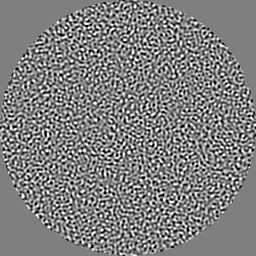
#> input picture freq_anchor_eval/anchor_delta.png, 256 x 256 px; the run also reads 1 picture not shown here
$ python eval_polar_sync.py --image freq_anchor_eval/anchor_delta.png --image-dir freq_anchor_eval   (older library calls are emulated)
#> lines starting #> are read from the running program, lines starting #| are printed output that depends on the picture
### eval_freq_anchor.py
"""Standalone baseline evaluation for pixel-frequency rotation anchors.

This script is deliberately minimal and independent of diffusion code. If an
image is provided, it treats that image as the already generated watermarked
image ``x_w``. Otherwise it creates a deterministic synthetic RGB image so the
frequency-anchor pipeline can be smoke-tested end to end.
"""

from __future__ import annotations

import argparse
import csv
import inspect
import math
import os
import importlib
from pathlib import Path
from typing import Callable, Dict, List, Optional, Sequence, Tuple

os.environ.setdefault("MPLCONFIGDIR", "/tmp/matplotlib")

import matplotlib

matplotlib.use("Agg")
import matplotlib.pyplot as plt
import numpy as np
from PIL import Image
from skimage.metrics import peak_signal_noise_ratio, structural_similarity

from freq_anchor import (
    bandpass_2d,
    bandpass_y_channel,
    detect_rotation_angle,
    embed_anchor_rgb,
    make_anchor_template,
    ncc,
    remove_anchor_rgb,
    rotate_image_keep_size,
)


CSV_FIELDS = [
    "image_id",
    "alpha",
    "rmin",
    "rmax",
    "theta_gt",
    "theta_hat",
    "angle_error",
    "ncc_score",
    "psnr_sync",
    "ssim_sync",
    "vae_mse_sync",
    "vae_cos_sync",
    "zt_mse_sync",
    "zt_cos_sync",
    "base_score",
    "oracle_score",
    "anchorsync_score",
    "anchorsync_remove_score",
    "anchor_base_score",
    "anchor_oracle_score",
    "anchor_sync_score",
    "anchor_remove_score",
    "alpha_hat",
]

SUMMARY_FIELDS = [
    "alpha",
    "mean_angle_error",
    "max_angle_error",
    "failure_rate_error_gt_1deg",
    "failure_rate_error_gt_3deg",
    "mean_psnr_sync",
    "mean_ssim_sync",
    "mean_anchor_oracle_score",
    "mean_anchor_sync_score",
    "mean_anchor_remove_score",
    "mean_vae_mse_sync",
    "mean_vae_cos_sync",
]

IMAGE_EXTENSIONS = {".png", ".jpg", ".jpeg"}

_SSIM_HAS_CHANNEL_AXIS = "channel_axis" in inspect.signature(structural_similarity).parameters
_PIL_BICUBIC = getattr(getattr(Image, "Resampling", Image), "BICUBIC", Image.BICUBIC)


def parse_float_list(text: str) -> List[float]:
    return [float(item.strip()) for item in text.split(",") if item.strip()]


def load_rgb_image(path: Path, size: Optional[int] = None) -> np.ndarray:
#> called with size = 512
    img = Image.open(path).convert("RGB")
    if size is not None:
        img = img.resize((size, size), _PIL_BICUBIC)
#> img: PIL image 512x512 RGB
    return (np.asarray(img).astype(np.float32) / 255.0).clip(0.0, 1.0)


def collect_inputs(args: argparse.Namespace) -> List[Tuple[str, np.ndarray]]:
    resize_size = None if args.no_resize else args.size
    if args.image_dir:
        image_dir = Path(args.image_dir)
        paths = sorted(
            path for path in image_dir.iterdir() if path.suffix.lower() in IMAGE_EXTENSIONS
        )
        if not paths:
            raise ValueError(f"No png/jpg/jpeg images found in {image_dir}")
        return [(path.stem, load_rgb_image(path, size=resize_size)) for path in paths]
#> call 2 of load_rgb_image, with size = 512
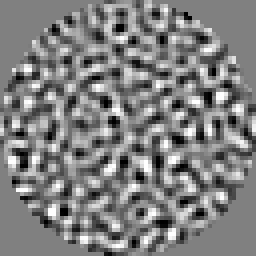
#> input picture freq_anchor_eval/anchor_delta_synthetic.png, 64 x 64 px (shown 4 times larger)
#> in load_rgb_image (call 2), `img = img.resize((size, size), _PIL_BICUBIC)`:
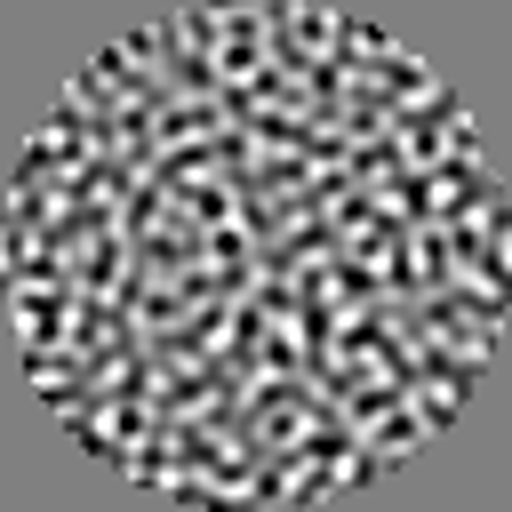
#> img: PIL image 512x512 RGB; min 0, max 255, mean 127.9
#> call 3 of load_rgb_image, with size = 512
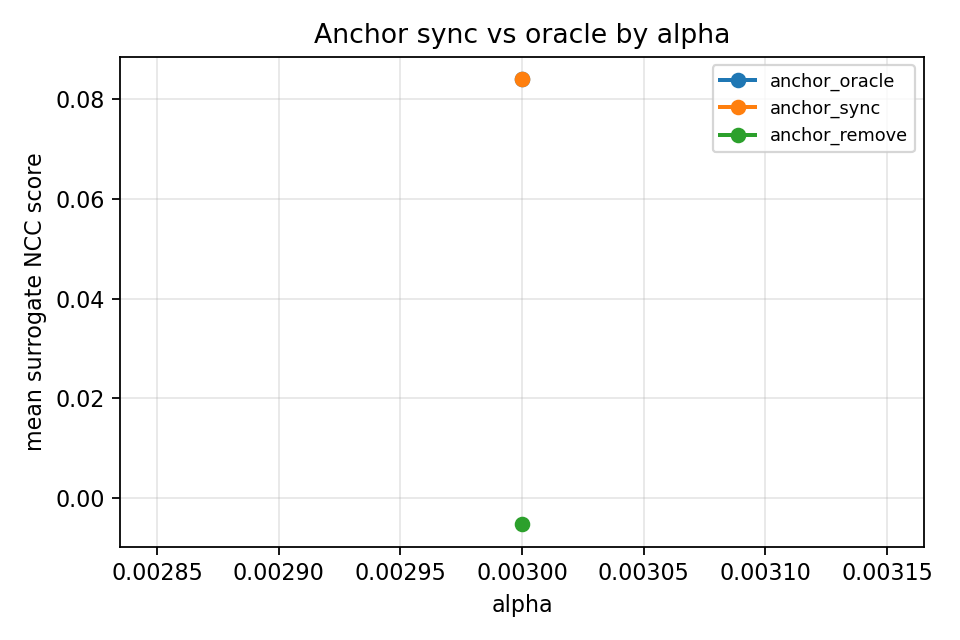
#> input picture freq_anchor_eval/anchor_sync_vs_oracle_by_alpha.png, 960 x 640 px
#> call 4 of load_rgb_image, with size = 512
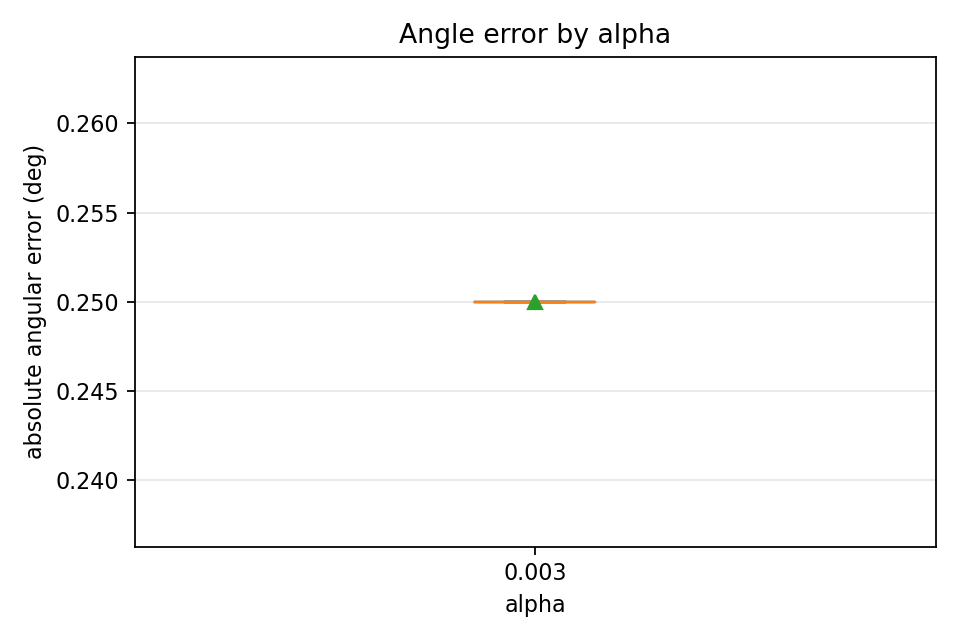
#> input picture freq_anchor_eval/angle_error_box_by_alpha.png, 960 x 640 px
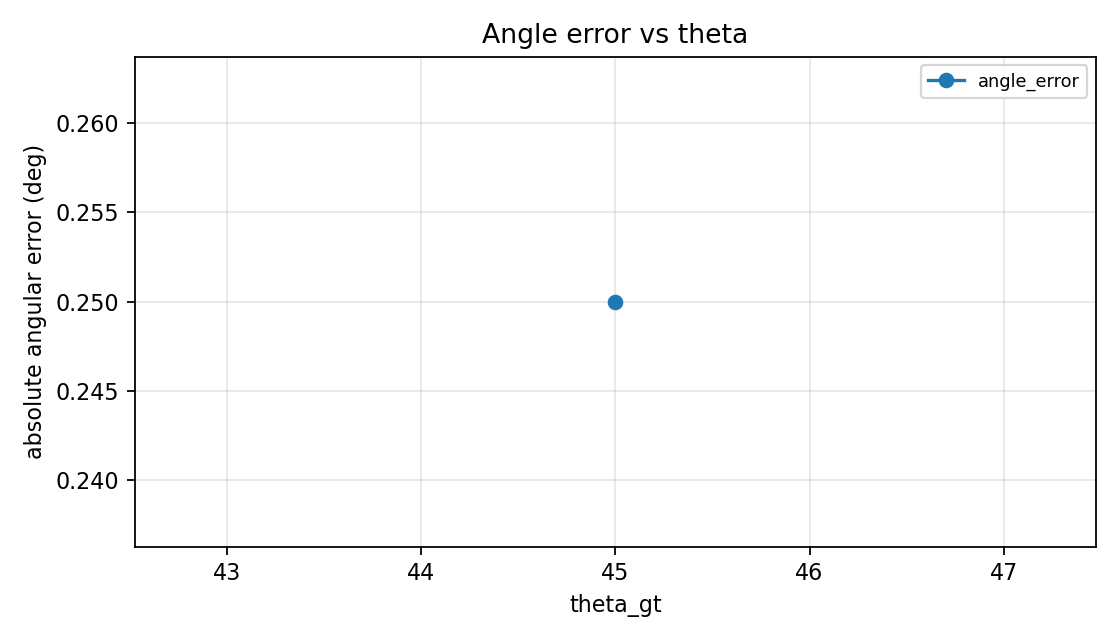
#> input picture freq_anchor_eval/angle_error_vs_theta.png, 1120 x 640 px
#> in load_rgb_image (call 5), `img = img.resize((size, size), _PIL_BICUBIC)`:
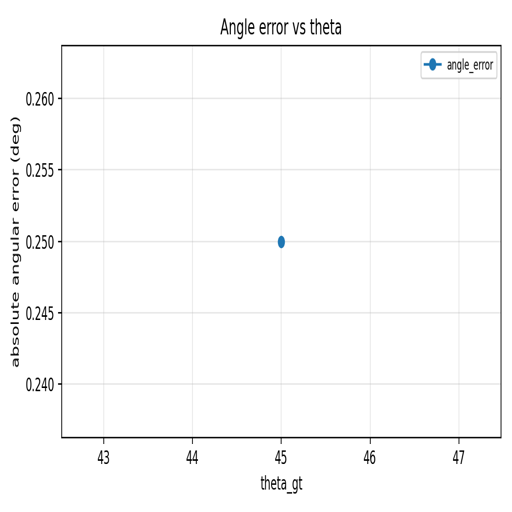
#> img: PIL image 512x512 RGB; mean R, G, B 250.2, 250.2, 250.3
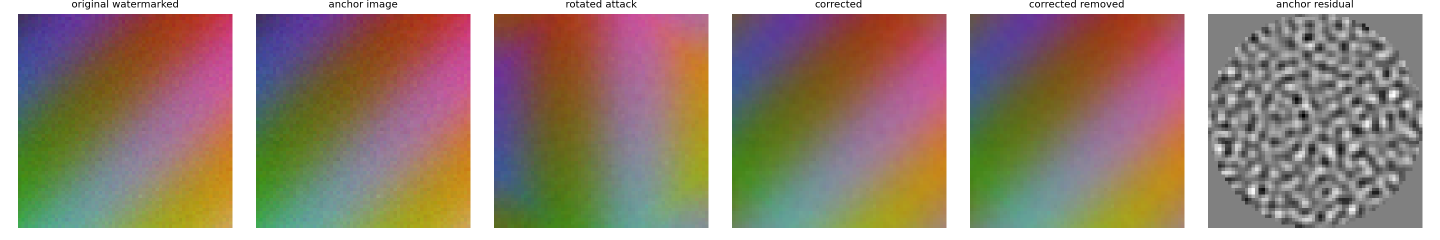
#> input picture freq_anchor_eval/example_grid.png, 2880 x 480 px (shown at 1/2 size)
#> (the rest of the program and of its run is left out)
